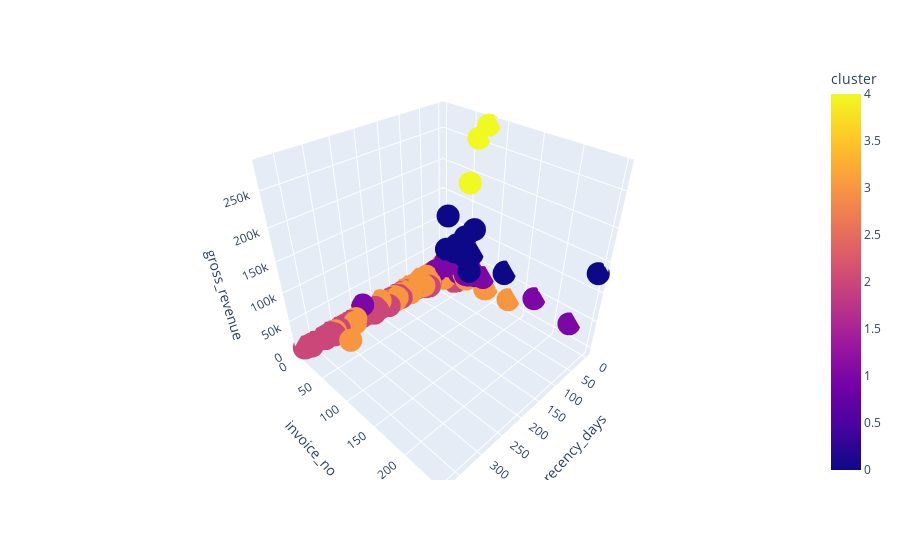

Notebook source saved alongside this figure:
### Markdown cell above
## 9.1. Visualization Inspection

### Code cell
fig = px.scatter_3d( df9, x='recency_days', y='invoice_no', z='gross_revenue', color='cluster' )
fig.show()

### Figure 1 — Plotly figure (JSON) as saved in the notebook; plotly's stock layout.template omitted (floating-point values rounded to 4 significant figures; data arrays with more than 128 entries replaced by an {"elided": "..."} marker saying what was removed)
{"data": [{"hovertemplate": "recency_days=%{x}<br>invoice_no=%{y}<br>gross_revenue=%{z}<br>cluster=%{marker.color}<extra></extra>", "legendgroup": "", "marker": {"color": {"elided": "4372 int values"}, "coloraxis": "coloraxis", "symbol": "circle"}, "mode": "markers", "name": "", "scene": "scene", "showlegend": false, "type": "scatter3d", "x": {"elided": "4372 int values"}, "y": {"elided": "4372 int values"}, "z": {"elided": "4372 float values"}}], "layout": {"coloraxis": {"colorbar": {"title": {"text": "cluster"}}, "colorscale": [[0, "#0d0887"], [0.1111, "#46039f"], [0.2222, "#7201a8"], [0.3333, "#9c179e"], [0.4444, "#bd3786"], [0.5556, "#d8576b"], [0.6667, "#ed7953"], [0.7778, "#fb9f3a"], [0.8889, "#fdca26"], [1, "#f0f921"]]}, "legend": {"tracegroupgap": 0}, "margin": {"t": 60}, "scene": {"domain": {"x": [0, 1], "y": [0, 1]}, "xaxis": {"title": {"text": "recency_days"}}, "yaxis": {"title": {"text": "invoice_no"}}, "zaxis": {"title": {"text": "gross_revenue"}}}}}
